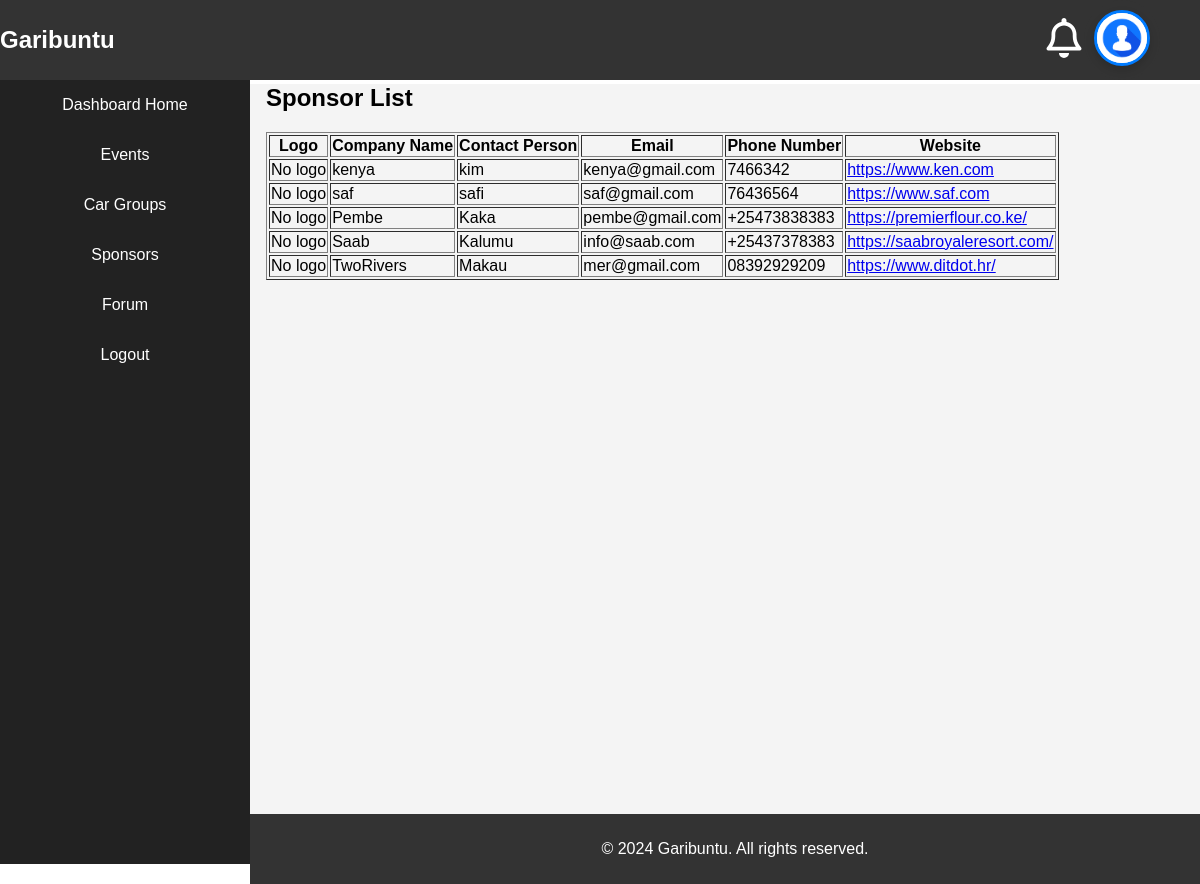
The page /dash-sponsors/ on the database its author committed.
### sponsors/models.py (models this page shows, shortened)
class Sponsor(models.Model):
    company_name = models.CharField(max_length=255, unique=True)
    contact_person = models.CharField(max_length=255)
    email = models.EmailField(unique=True)
    phone_number = models.CharField(max_length=20)
    logo = models.ImageField(upload_to='sponsor_logos/', blank=True, null=True)
    website_url = models.URLField(blank=True, null=True)
    password = models.CharField(max_length=128)  # Stores hashed password

### garibuntu/views.py (the view)
# urls.py: path('dash-sponsors/', views.sponsor_list, name='sponsor_list'),
def sponsor_list(request):
    sponsors = Sponsor.objects.all()
    return render(request, 'dash-sponsor-list.html', {'sponsors':sponsors})

### sponsors/sponsor_login_required.py (called while the page is built)
    def __call__(self, request):
        if request.path in [reverse('sponsors:sponsor_register'), reverse('sponsors:sponsor_login')]:
            return self.get_response(request)
        if request.path.startswith('/sponsors/') and not request.session.get('sponsor_id'):
            return redirect(reverse('sponsors:sponsor_login'))
        return self.get_response(request)

### garibuntu/templates/dash-sponsor-list.html (shortened to what this page needs)
{% extends "base-dash.html" %}
{% block content %}
<h2>Sponsor List</h2>
<table border="1">
    <thead>
        <tr>
            <th>Logo</th>
            <th>Company Name</th>
            <th>Contact Person</th>
            <th>Email</th>
            <th>Phone Number</th>
            <th>Website</th>
        </tr>
    </thead>
    <tbody>
        {% for sponsor in sponsors %}
            <tr>
                <td>
                    {% if sponsor.logo %}
                        <img src="{{ sponsor.logo.url }}" alt="{{ sponsor.company_name }} logo" style="width:300px;height:auto;">
                    {% else %}
                        No logo
                    {% endif %}
                </td>
                <td>{{ sponsor.company_name }}</td>
                <td>{{ sponsor.contact_person }}</td>
                <td>{{ sponsor.email }}</td>
                <td>{{ sponsor.phone_number }}</td>
                <td>
                    <a href="{{ sponsor.website_url }}" target="_blank">{{ sponsor.website_url }}</a>
                </td>
            </tr>
        {% empty %}
            <tr>
                <td colspan="6">No sponsors found.</td>
            </tr>
        {% endfor %}
    </tbody>
</table>
{% endblock %}

### garibuntu/static/css/style.css (style rules this page uses)
body { box-sizing: border-box; margin: 0; padding: 0; font-family: Arial, sans-serif; }

### rows shown on the page
Sponsor: logo "No logo", company_name "kenya", contact_person "kim", email "kenya@gmail.com", phone_number "7466342", website_url "https://www.ken.com"
Sponsor: logo "No logo", company_name "saf", contact_person "safi", email "saf@gmail.com", phone_number "76436564", website_url "https://www.saf.com"
Sponsor: logo "No logo", company_name "Pembe", contact_person "Kaka", email "pembe@gmail.com", phone_number "+25473838383", website_url "https://premierflour.co.ke/"
Sponsor: logo "No logo", company_name "Saab", contact_person "Kalumu", email "info@saab.com", phone_number "+25437378383", website_url "https://saabroyaleresort.com/"
Sponsor: logo "No logo", company_name "TwoRivers", contact_person "Makau", email "mer@gmail.com", phone_number "08392929209", website_url "https://www.ditdot.hr/"
